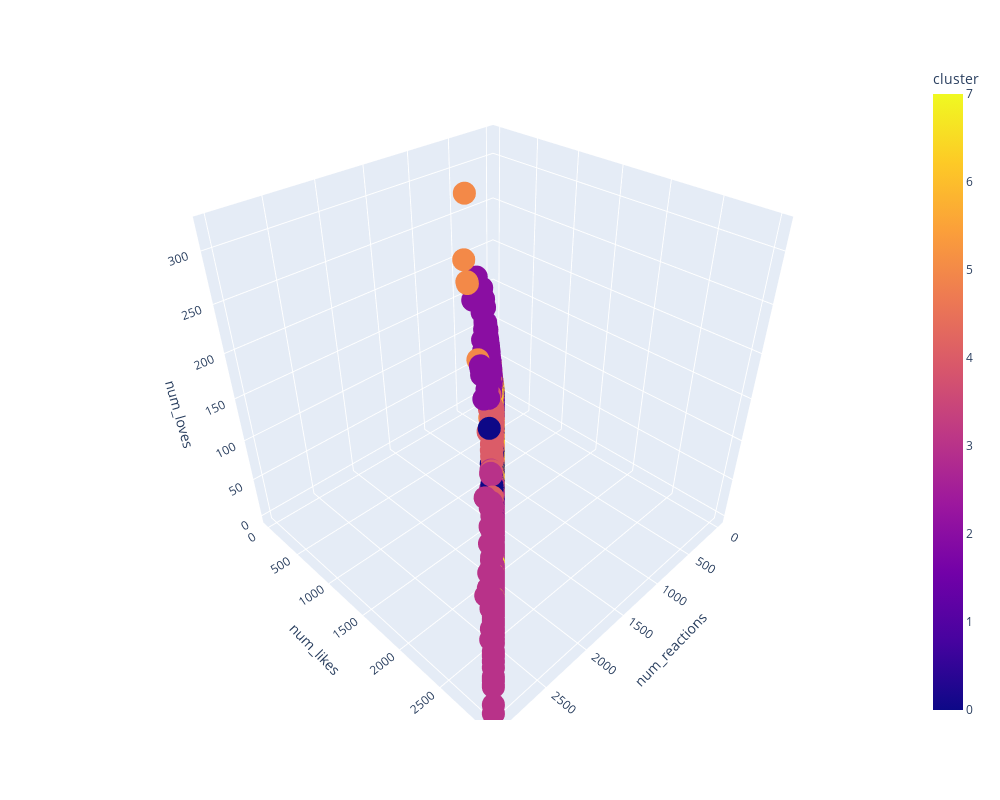

Source (notebook cell):
### Code cell
fig = px.scatter_3d(df_engagement,
                    x="num_reactions",
                    y="num_likes",
                    z="num_loves",
                    color="cluster")

fig.update_layout(autosize=False,
                 width=1000,
                 height=800)

fig.show()

### Figure 1 — Plotly figure (JSON) as saved in the notebook; plotly's stock layout.template omitted (floating-point values rounded to 4 significant figures; data arrays with more than 128 entries replaced by an {"elided": "..."} marker saying what was removed)
{"data": [{"hovertemplate": "num_reactions=%{x}<br>num_likes=%{y}<br>num_loves=%{z}<br>cluster=%{marker.color}<extra></extra>", "legendgroup": "", "marker": {"color": {"elided": "6450 int values"}, "coloraxis": "coloraxis", "symbol": "circle"}, "mode": "markers", "name": "", "scene": "scene", "showlegend": false, "type": "scatter3d", "x": {"elided": "6450 int values"}, "y": {"elided": "6450 int values"}, "z": {"elided": "6450 int values"}}], "layout": {"autosize": false, "coloraxis": {"colorbar": {"title": {"text": "cluster"}}, "colorscale": [[0, "#0d0887"], [0.1111, "#46039f"], [0.2222, "#7201a8"], [0.3333, "#9c179e"], [0.4444, "#bd3786"], [0.5556, "#d8576b"], [0.6667, "#ed7953"], [0.7778, "#fb9f3a"], [0.8889, "#fdca26"], [1, "#f0f921"]]}, "height": 800, "legend": {"tracegroupgap": 0}, "margin": {"t": 60}, "scene": {"domain": {"x": [0, 1], "y": [0, 1]}, "xaxis": {"title": {"text": "num_reactions"}}, "yaxis": {"title": {"text": "num_likes"}}, "zaxis": {"title": {"text": "num_loves"}}}, "width": 1000}}
